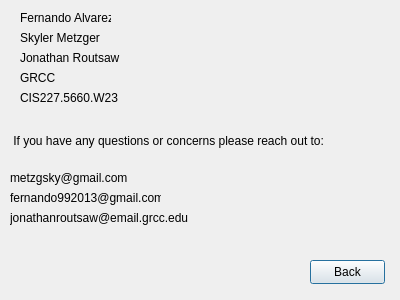
<?xml version="1.0" encoding="UTF-8"?>
<ui version="4.0">
 <class>about</class>
 <widget class="QDialog" name="about">
  <property name="geometry">
   <rect>
    <x>0</x>
    <y>0</y>
    <width>400</width>
    <height>300</height>
   </rect>
  </property>
  <property name="windowTitle">
   <string>Dialog</string>
  </property>
  <widget class="QLabel" name="label_2">
   <property name="geometry">
    <rect>
     <x>10</x>
     <y>100</y>
     <width>321</width>
     <height>81</height>
    </rect>
   </property>
   <property name="text">
    <string> If you have any questions or concerns please reach out to:</string>
   </property>
   <property name="wordWrap">
    <bool>true</bool>
   </property>
  </widget>
  <widget class="QPushButton" name="pushButton">
   <property name="geometry">
    <rect>
     <x>310</x>
     <y>260</y>
     <width>75</width>
     <height>24</height>
    </rect>
   </property>
   <property name="text">
    <string>Back</string>
   </property>
  </widget>
  <widget class="QLabel" name="label">
   <property name="geometry">
    <rect>
     <x>20</x>
     <y>30</y>
     <width>81</width>
     <height>16</height>
    </rect>
   </property>
   <property name="text">
    <string>Skyler Metzger</string>
   </property>
  </widget>
  <widget class="QLabel" name="label_3">
   <property name="geometry">
    <rect>
     <x>20</x>
     <y>10</y>
     <width>91</width>
     <height>16</height>
    </rect>
   </property>
   <property name="text">
    <string>Fernando Alvarez </string>
   </property>
  </widget>
  <widget class="QLabel" name="label_4">
   <property name="geometry">
    <rect>
     <x>20</x>
     <y>90</y>
     <width>101</width>
     <height>16</height>
    </rect>
   </property>
   <property name="text">
    <string>CIS227.5660.W23 </string>
   </property>
  </widget>
  <widget class="QLabel" name="label_5">
   <property name="geometry">
    <rect>
     <x>20</x>
     <y>70</y>
     <width>49</width>
     <height>16</height>
    </rect>
   </property>
   <property name="text">
    <string>GRCC</string>
   </property>
  </widget>
  <widget class="QLabel" name="label_6">
   <property name="geometry">
    <rect>
     <x>10</x>
     <y>170</y>
     <width>121</width>
     <height>16</height>
    </rect>
   </property>
   <property name="text">
    <string>metzgsky@gmail.com</string>
   </property>
  </widget>
  <widget class="QLabel" name="label_7">
   <property name="geometry">
    <rect>
     <x>10</x>
     <y>190</y>
     <width>151</width>
     <height>16</height>
    </rect>
   </property>
   <property name="text">
    <string>fernando992013@gmail.com</string>
   </property>
  </widget>
  <widget class="QLabel" name="label_8">
   <property name="geometry">
    <rect>
     <x>20</x>
     <y>50</y>
     <width>101</width>
     <height>16</height>
    </rect>
   </property>
   <property name="text">
    <string>Jonathan Routsaw</string>
   </property>
  </widget>
  <widget class="QLabel" name="label_9">
   <property name="geometry">
    <rect>
     <x>10</x>
     <y>210</y>
     <width>181</width>
     <height>16</height>
    </rect>
   </property>
   <property name="text">
    <string>jonathanroutsaw@email.grcc.edu</string>
   </property>
  </widget>
 </widget>
 <resources/>
 <connections>
  <connection>
   <sender>pushButton</sender>
   <signal>clicked()</signal>
   <receiver>about</receiver>
   <slot>hide()</slot>
   <hints>
    <hint type="sourcelabel">
     <x>187</x>
     <y>191</y>
    </hint>
    <hint type="destinationlabel">
     <x>199</x>
     <y>149</y>
    </hint>
   </hints>
  </connection>
 </connections>
</ui>
